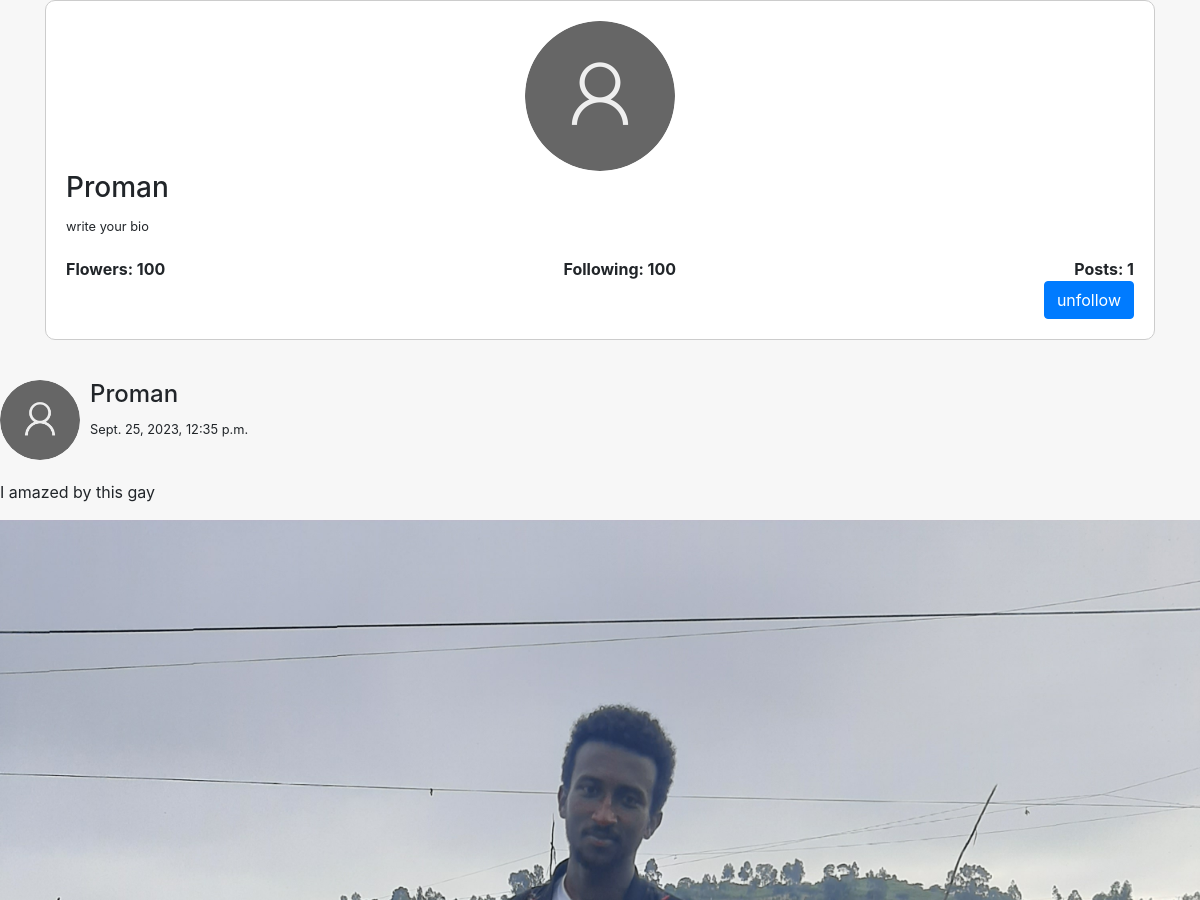
/profile/account/2/ (signed in, upper part), run on an earlier commit of the app's database.
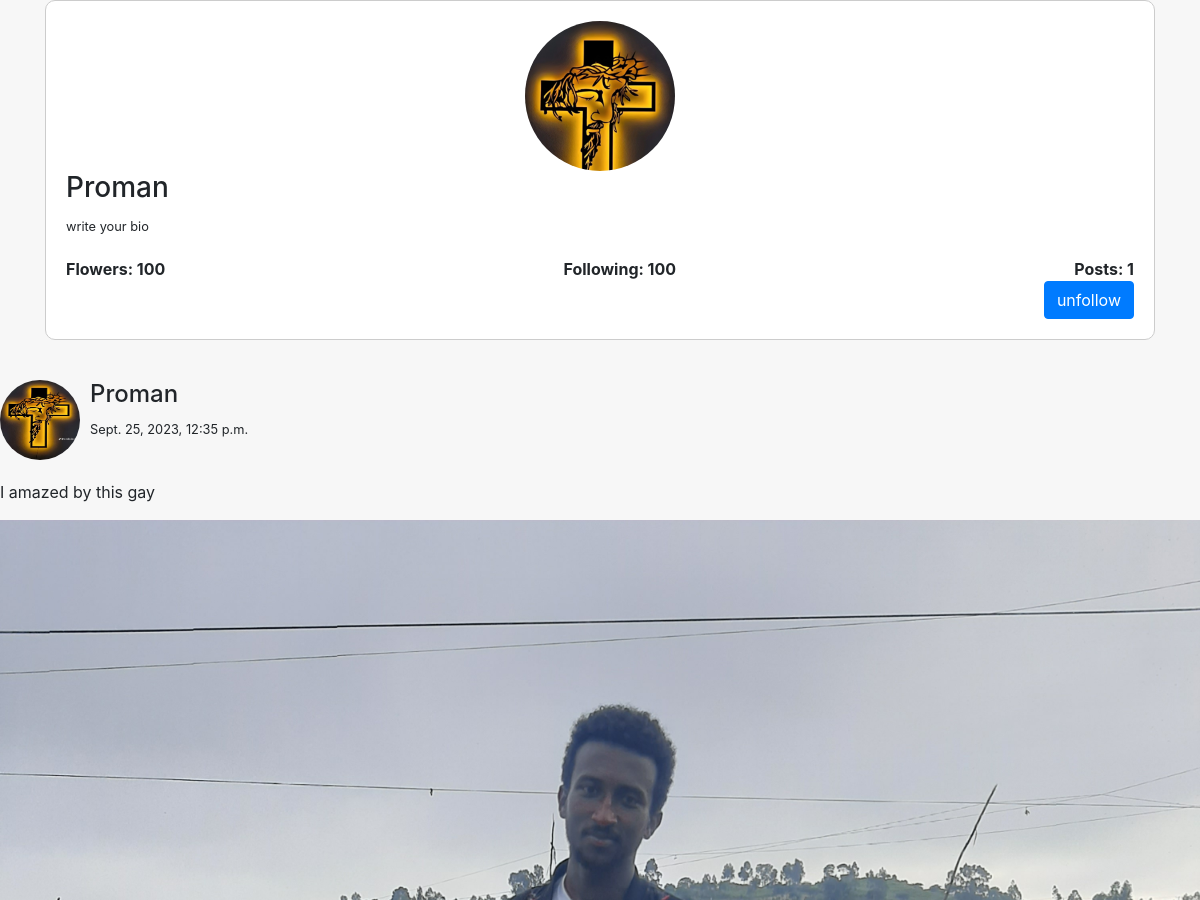
And on a later commit of the database.
### user_profile/models.py (models this page shows, shortened)
class UserProfile(models.Model):
    user = models.OneToOneField(User,on_delete=models.CASCADE)
    name = models.CharField(max_length=50,help_text="Profile Username")
    bio = models.TextField(max_length=100,default="write your bio",blank=True)
    image = models.ImageField(default="default.png",
                              upload_to="profile_img")

### post/models.py (models this page shows)
class PostModel(models.Model):
    profile = models.ForeignKey(UserProfile,on_delete=models.CASCADE)
    description = models.TextField(max_length=100)
    image = models.ImageField(upload_to="posts")
    created_at = models.DateTimeField(auto_now_add=True,blank=True)
    like = models.IntegerField(default=0,blank=True)
    comment = models.IntegerField(default=0,blank=True)

### user_profile/views.py (the view)
# urls.py: path("account/<int:pk>/",views.ProfilePage.as_view(),name="profile"),
class ProfilePage(LoginRequiredMixin,DetailView):
    login_url = reverse_lazy('login')
    model = UserProfile
    context_object_name = "profile_obj"
    def get_context_data(self,*args,**kwargs):
        context = super().get_context_data(*args,**kwargs)
        profile_obj = context['profile_obj']
        current_user_pro = UserProfile.objects.get(user=self.request.user)
        following = serialize('json',[profile_obj])
        follower = serialize('json',[current_user_pro])
        obj_exist = FollowModel.objects.filter(
            follower=follower,following=following).exists()
        if obj_exist:
            state = "unfollow"
        else:
            state = "follow"
        if self.request.user == profile_obj.user:
            own_profile = True
        else:
            own_profile = False
        context['own_profile'] = own_profile
        context['current_user_pro'] = current_user_pro.id
        posts = PostModel.objects.filter(profile=profile_obj)
        context['posts'] = posts
        context['state'] = state
        context['post_count'] = len(posts)
        return context

### templates/user_profile/userprofile_detail.html (shortened to what this page needs)
{%load static%}
<!DOCTYPE html>
<html>
<head>
      <link rel="stylesheet" href="https://maxcdn.bootstrapcdn.com/bootstrap/4.5.2/css/bootstrap.min.css">
  <link rel="stylesheet" href="https://cdnjs.cloudflare.com/ajax/libs/font-awesome/5.15.4/css/all.min.css">
    <link rel="stylesheet" href="https://cdnjs.cloudflare.com/ajax/libs/font-awesome/4.7.0/css/font-awesome.min.css">
    <link rel="stylesheet" href="https://maxcdn.bootstrapcdn.com/bootstrap/4.0.0/css/bootstrap.min.css">
    <link rel="stylesheet" href="https://cdnjs.cloudflare.com/ajax/libs/font-awesome/5.15.4/css/all.min.css">
    <link rel="stylesheet" type="text/css" href="{%static 'user_profile/profile_detail.css'%}">
</head>
<body>
    <div class="container">
        <div class="profile-box">
            <div class="profile-image">
                <img src="{{profile_obj.image.url}}" alt="Profile Image">
            </div>
            <h3>{{profile_obj.name}}</h3>
            <small>{{profile_obj.bio}}</small>
            <div class="bottom-content">
                <span>Flowers: 100</span>
                <span>Following: 100</span>
                <span>Posts: {{post_count}}</span>
            </div>
            {%if not own_profile%}
            <div class="follow-button">
                <form id="form" method="POST">
                <button class="btn btn-primary" type="submit" id="follow-btn">{{state}}</button>
                </form>
            </div>
            {%endif%}
        </div>
    </div>
    {%for post in posts%}
      <div class="forpostcontainer">
    <div class="post-container">
      <img id="profile-image" src="{{post.profile.image.url}}" alt="Profile Image">
      <div class="post-info">
        <h4>{{post.profile.name}}</h4>
        <small>{{post.created_at}}</small>
      </div>
    </div>
    <p>{{post.description}}</p>
    <img class="post-image" src="{{post.image.url}}" alt="Post Image">
  </div>
   {%endfor%}
</body>
</html>

What changed in the data, as far as the page shows it:
changed UserProfile "Proman": image: picture added in place of a placeholder
changed through a linked row, PostModel "I amazed by this gay": profile.image: picture added in place of a placeholder
